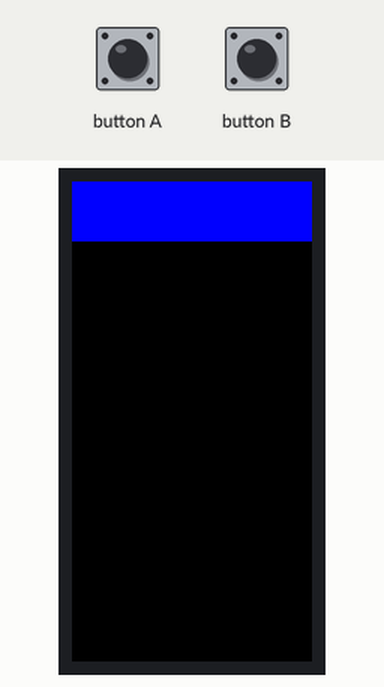
Bench run of a sketch on a simulated ESP32. Shown: 80×160 colour display. Nothing arrives over Bluetooth unless stated; a phone connects over Bluetooth LE 3 s after start; what the sketch prints to the serial monitor is not drawn.

Above: at 0.2 s.

The sketch:

M5_BLE_Peripheral.ino
```cpp
/*
    Based on Neil Kolban example for IDF:
   https://github.com/nkolban/esp32-snippets/blob/master/cpp_utils/tests/BLE%20Tests/SampleServer.cpp
    Ported to Arduino ESP32 by Evandro Copercini
    updates by chegewara
*/

#include <BLE2902.h>
#include <BLEDevice.h>
#include <BLEServer.h>
#include <BLEUtils.h>
#include <stdint.h>
#include <stdio.h>

#include <M5StickC.h>

// See the following for generating UUIDs:
// https://www.uuidgenerator.net/

#define SERVICE_UUID "4fafc201-1fb5-459e-8fcc-c5c9c331914b"
#define CHARACTERISTIC_UUID "beb5483e-36e1-4688-b7f5-ea07361b26a8"

static BLECharacteristic* pBleNotifyCharacteristic = NULL;
bool deviceConnected = false;

// Bluetooth LE Change Connect State
class MyServerCallbacks : public BLEServerCallbacks {
    void onConnect(BLEServer* pServer) { deviceConnected = true; };

    void onDisconnect(BLEServer* pServer) { deviceConnected = false; }
};

void setup() {
    M5.begin();
    M5.IMU.Init();

    // タイトル
    M5.Lcd.fillRect(0, 0, 80, 20, TFT_BLUE);

    Serial.begin(115200);
    Serial.println("Starting BLE work!");

    BLEDevice::init("M5Peripheral");
    BLEServer* pServer = BLEDevice::createServer();
    pServer->setCallbacks(new MyServerCallbacks());
    BLEService* pService = pServer->createService(SERVICE_UUID);
    // BLE Characteristicの生成
    pBleNotifyCharacteristic = pService->createCharacteristic(
        // Characteristic UUIDを指定
        CHARACTERISTIC_UUID,
        // このCharacteristicのプロパティを設定
        BLECharacteristic::PROPERTY_NOTIFY);
    // BLE Characteristicにディスクリプタを設定
    pBleNotifyCharacteristic->addDescriptor(new BLE2902());

    pService->start();
    // BLEAdvertising *pAdvertising = pServer->getAdvertising();  // this still
    // is working for backward compatibility
    BLEAdvertising* pAdvertising = BLEDevice::getAdvertising();
    pAdvertising->addServiceUUID(SERVICE_UUID);
    pAdvertising->setScanResponse(true);
    pAdvertising->setMinPreferred(
        0x06);  // functions that help with iPhone connections issue
    pAdvertising->setMinPreferred(0x12);
    BLEDevice::startAdvertising();
    Serial.println(
        "Characteristic defined! Now you can read it in your phone!");
}

int i = 0;

void loop() {
    if (M5.BtnA.wasPressed() && deviceConnected) {
        // put your main code here, to run repeatedly:
        uint8_t buf[16];
        String s = "Hello! " + String(i) + "\n";
        s.getBytes(buf, 16);
        pBleNotifyCharacteristic->setValue(buf, 16);
        pBleNotifyCharacteristic->notify();
        i++;
    }

    // 33ミリ秒停止します
    delay(33);
    M5.update();
}
```
